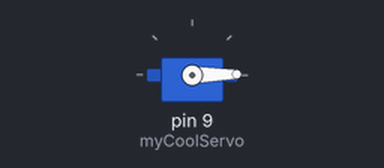
Bench run of a sketch on a simulated Arduino Uno, built with avr-gcc and run on an emulated ATmega328P. Parts: servo.

Above: at 0.05 s.
At 2.65 s:
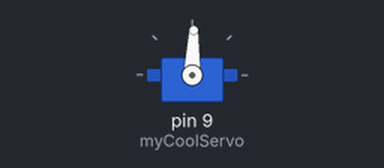
At 5.25 s:
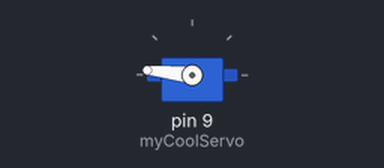
At 10.45 s:
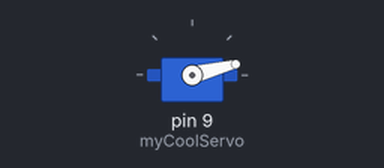
Timing chart, 0 to 14.2 s (numbered marks = the images above):
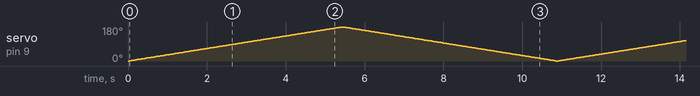

The sketch:

ServoLabPt1.ino
```cpp
#include <Servo.h>

Servo myCoolServo;  // create servo object to control a servo

int pos = 0;    // variable to store the servo position

void setup() {
  myCoolServo.attach(9);  // attaches the servo on pin 9 to the servo object
}

void loop() {
  for (pos = 0; pos <= 180; pos += 1) { // goes from 0 degrees to 180 degrees
    myCoolServo.write(pos);              // tell servo to go to position in variable 'pos'
    delay(30);                       //delay has been changed to 30 ms
  }
  for (pos = 180; pos >= 0; pos -= 1) { // goes from 180 degrees to 0 degrees
    myCoolServo.write(pos);              // tell servo to go to position in variable 'pos'
    delay(30);                       //delay has been changed to 30 ms
  }

}
```
